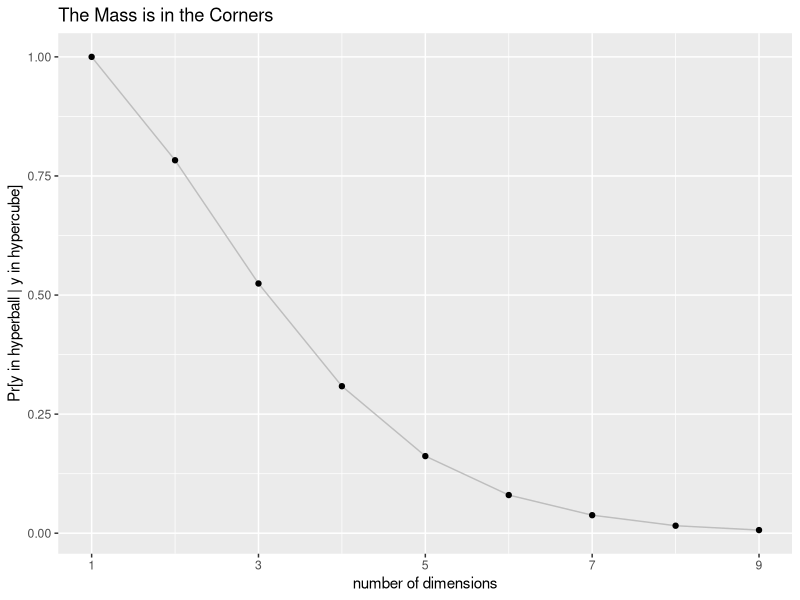
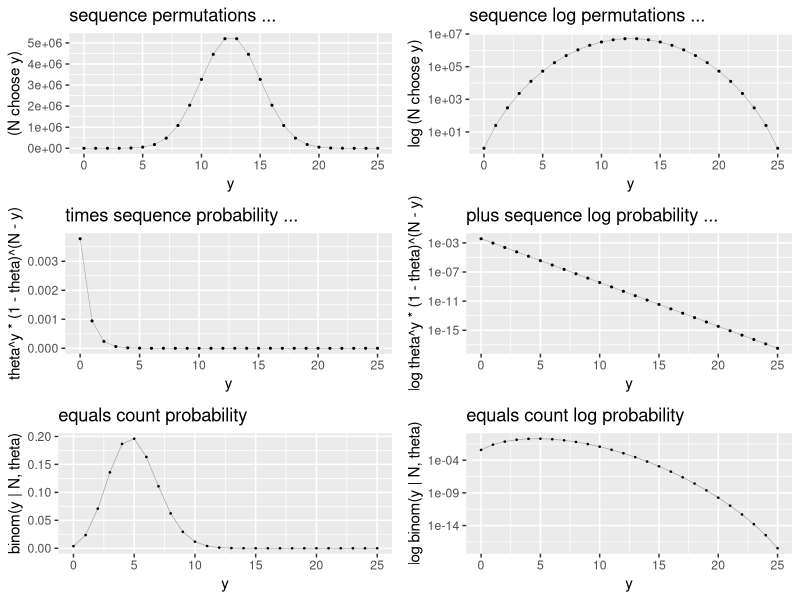
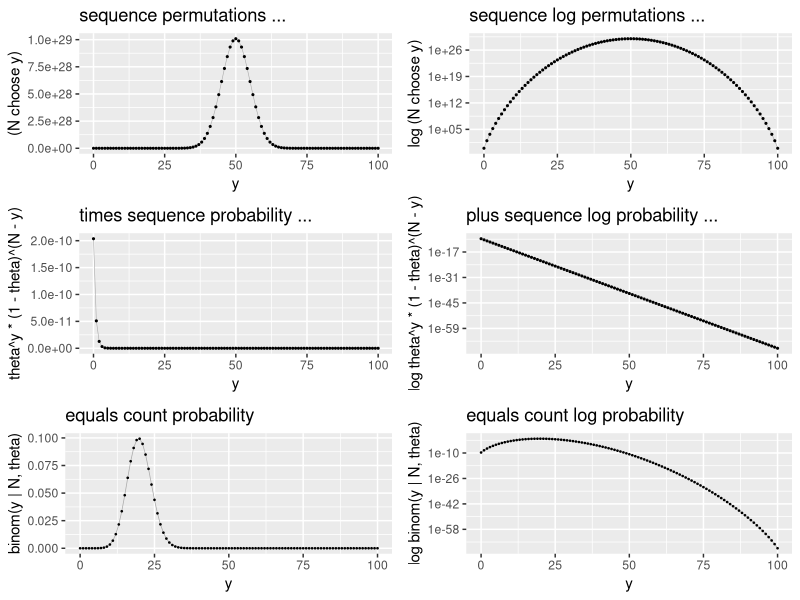
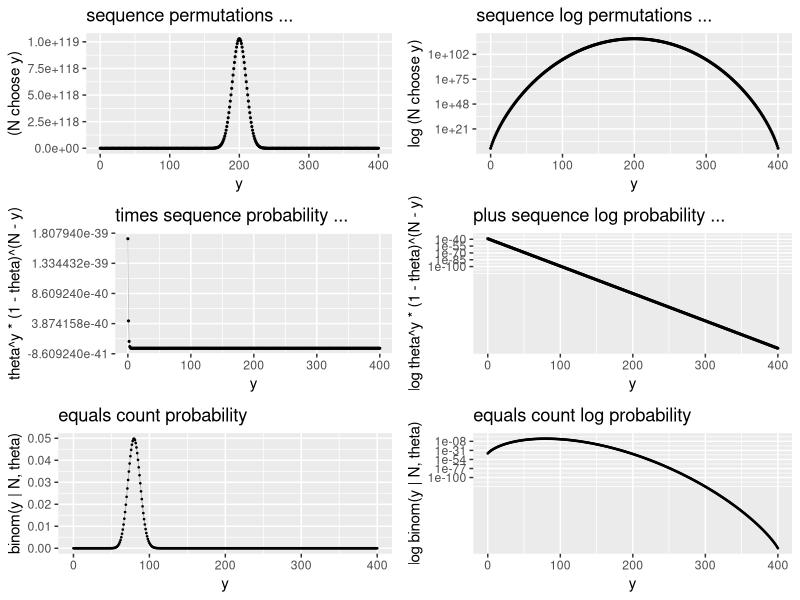
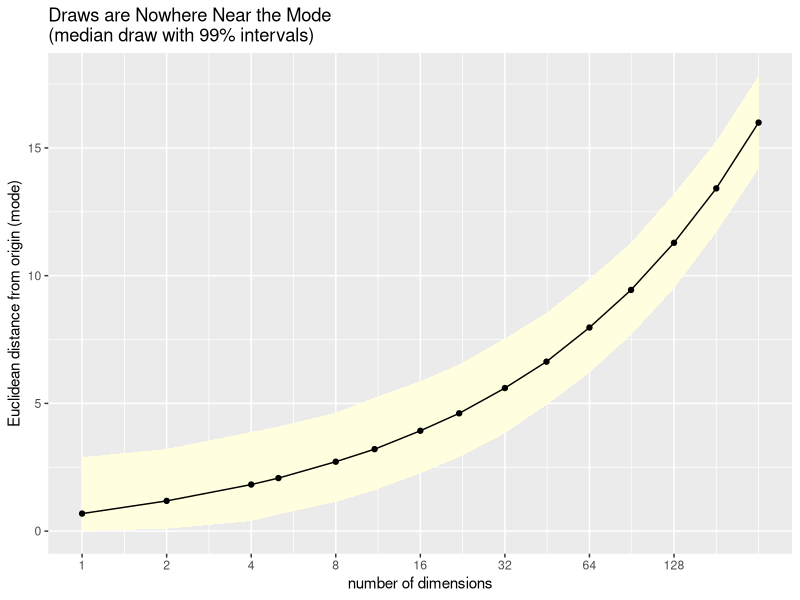
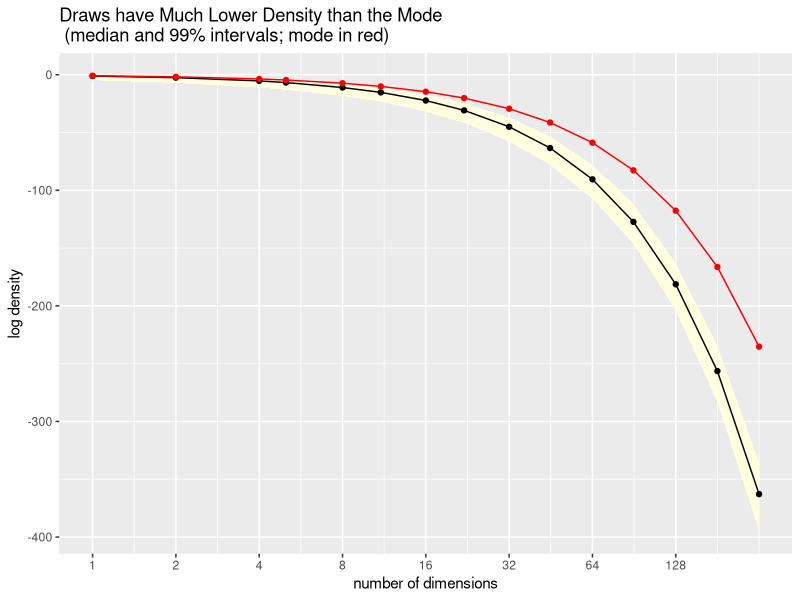

Generate these figures, in order, with R:
## ---- chunk 1
euclidean_length <- function(u) sqrt(sum(u * u));
## ---- chunk 2
euclidean_length(c(3, 4));
## ---- chunk 3
length(c(3, 4));
## ---- chunk 4
N <- 2;
M <- 1e6;
y <- matrix(runif(M * N, -0.5, 0.5), M, N);
p <- sum(sqrt(y[ , 1]^2 + y[ , 2]^2) < 0.5) / M;
print(p, digits=2);
print(pi / 4, digits=2);
## ---- chunk 5
M <- 1e5;
N_MAX = 9;
Pr_inside <- rep(NA, N_MAX);
for (N in 1:N_MAX) {
  y <- matrix(runif(M * N, -0.5, 0.5), M, N);
  inside <- 0;
  for (m in 1:M) {
    if (euclidean_length(y[m,]) < 0.5) {
      inside <- inside + 1;
    }
  }
  Pr_inside[N] <- inside / M;
}
df = data.frame(dims = 1:N_MAX, Pr_inside = Pr_inside);
print(df, digits=1);
## ---- chunk 6
library(ggplot2);
plot_corners <-
  ggplot(df, aes(x = dims, y = Pr_inside)) +
  scale_x_continuous(breaks=c(1, 3, 5, 7, 9)) +
  geom_line(colour="gray") +
  geom_point() +
  ylab("Pr[y in hyperball | y in hypercube]") +
  xlab("number of dimensions") +
  ggtitle("The Mass is in the Corners");
plot_corners;
## ---- chunk 7
z <- rbinom(1e6, 100, 0.8);
## ---- chunk 8
summary(z);
## ---- chunk 9
quantile(z, probs=c(0.005, 0.995));
## ---- chunk 10
qbinom(c(0.0000005, 0.9999995), 100, 0.8)
## ---- chunk 11
choose_df <- function(Ys, theta=0.2) {
  N <- max(Ys);
  Ns <- rep(N, length(Ys));
  Cs <- choose(N, Ys);
  Ls <- theta^Ys * (1 - theta)^(N - Ys);
  Ps <- Cs * Ls;
  data.frame(list(y = Ys, N = Ns, combos = Cs, L = Ls, P = Ps));
}

choose_plot <- function(df, logy = FALSE) {
  p <- 
    ggplot(df, aes(x = y, y = combos)) +
    geom_line(size=0.2, color="darkgray") +
    geom_point(size=0.4) +
    scale_x_continuous() +
    xlab("y");
  if (logy) {
    p <- p + scale_y_log10() +
      ylab("log (N choose y)") +
      ggtitle("sequence log permutations ...");
  } else {
    p <- p + scale_y_continuous() +
      ylab("(N choose y)") +
      ggtitle("sequence permutations ...");
  }
  return(p);
}
seq_plot <- function(df, logy = FALSE) {
  p <- 
    ggplot(df, aes(x = y, y = L)) +
    geom_line(size=0.2, color="darkgray") +
    geom_point(size=0.4) +
    scale_x_continuous() +
    xlab("y");
  if (logy) {
    p <- p + scale_y_log10() +
           ylab("log theta^y * (1 - theta)^(N - y)") +
           ggtitle("plus sequence log probability ...");

  } else {
    p <- p + scale_y_continuous() +
           ylab("theta^y * (1 - theta)^(N - y)") +
           ggtitle("times sequence probability ...");
  }
  return(p);
}
joint_plot <- function(df, logy = FALSE) {
  p <- ggplot(df, aes(x = y, y = P)) +
    geom_line(size = 0.25, color = "darkgray") +
    geom_point(size = 0.25) +
    scale_x_continuous() +
    xlab("y");
  if (logy) {
    p <- p + scale_y_log10() +
           ylab("log binom(y | N, theta)") +
           ggtitle("equals count log probability") 
  } else {
    p <- p + scale_y_continuous() +
          ylab("binom(y | N, theta)") +
          ggtitle("equals count probability");
  }
  return(p);
}
library("grid")
library("gridExtra");
plot_all <- function(df) {
  cp <- choose_plot(df, logy = FALSE);
  pp <- seq_plot(df, logy = FALSE);
  jp <- joint_plot(df, logy = FALSE);
  lcp <- choose_plot(df, logy = TRUE);
  lpp <- seq_plot(df, logy = TRUE);
  ljp <- joint_plot(df, logy = TRUE);
  grid.newpage();
  grid.arrange(ggplotGrob(cp), ggplotGrob(lcp),
               ggplotGrob(pp), ggplotGrob(lpp), 
               ggplotGrob(jp), ggplotGrob(ljp),
               ncol = 2);
}

df25 <- choose_df(0:25);
plot_all(df25);

df100 <- choose_df(0:100)
plot_all(df100);

df400 <- choose_df(0:400);
plot_all(df400);
## ---- chunk 12
D <- 10;
u <- rnorm(D, 0, 1);
print(u, digits=2);
## ---- chunk 13
print(euclidean_length(u), digits=3);
## ---- chunk 14
log_sum_exp <- function(u) max(u) + log(sum(exp(u - max(u))));
N <- 1e4;
dim <- c(1, 2, 4, 5, 8, 11, 16, 22, 32, 45, 64, 90, 128, 181, 256);
D <- length(dim);
lower <- rep(NA, D);
middle <- rep(NA, D);
upper <- rep(NA, D);
lower_ll <- rep(NA, D);
middle_ll <- rep(NA, D);
upper_ll <- rep(NA, D);

mean_ll <- rep(NA, D);
max_ll <- rep(NA, D);
for (k in 1:D) {
  d <- dim[k];
  y <- rep(NA, N);
  for (n in 1:N) y[n] <- euclidean_length(rnorm(d, 0, 1));

  qs <- quantile(y, probs=c(0.005, 0.500, 0.995));
  lower[k] <- qs[[1]];
  middle[k] <- qs[[2]];
  upper[k] <- qs[[3]];

  ll <- rep(NA, N);
  for (n in 1:N) ll[n] <- sum(dnorm(rnorm(d, 0, 1), 0, 1, log=TRUE));

  qs_ll <- quantile(ll, probs=c(0.005, 0.500, 0.995));
  lower_ll[k] <- qs_ll[[1]];
  middle_ll[k] <- qs_ll[[2]];
  upper_ll[k] <- qs_ll[[3]];
 
  mean_ll[k] <- log_sum_exp(ll) - log(N);
  max_ll[k] <- sum(dnorm(rep(0, d), 0, 1, log=TRUE));
}
df <- data.frame(list(dim = dim, lb = lower, mid = middle, ub = upper, 
                      lb_ll = lower_ll, mid_ll = middle_ll, 
                      ub_ll = upper_ll, mean_ll = mean_ll, max_ll = max_ll));
print(df, digits = 1);
## ---- chunk 15
library(ggplot2);

plot1 <-
  ggplot(df, aes(dim)) +
  geom_ribbon(aes(ymin = lb, ymax = ub), fill="lightyellow") +
  geom_line(aes(y = mid)) +
  geom_point(aes(y = mid)) +
  scale_x_log10(breaks=2^(0:(D/2))) +
  ylab("Euclidean distance from origin (mode)") +
  xlab("number of dimensions") +
  ggtitle("Draws are Nowhere Near the Mode\n(median draw with 99% intervals)");
plot1;
## ---- chunk 16
plot2 <-
  ggplot(df, aes(dim)) +
  geom_ribbon(aes(ymin = lb_ll, ymax = ub_ll), fill="lightyellow") +
  geom_line(aes(y = mid_ll)) +
  geom_point(aes(y = mid_ll)) +
  geom_line(aes(y = max_ll), color="red") +
  geom_point(aes(y = max_ll), color="red") +
  scale_x_log10(breaks=c(2^(0:(D/2)))) + 
  scale_y_continuous() + 
  ylab("log density") +
  xlab("number of dimensions") +
  ggtitle("Draws have Much Lower Density than the Mode\n (median and 99% intervals; mode in red)");
plot2;
